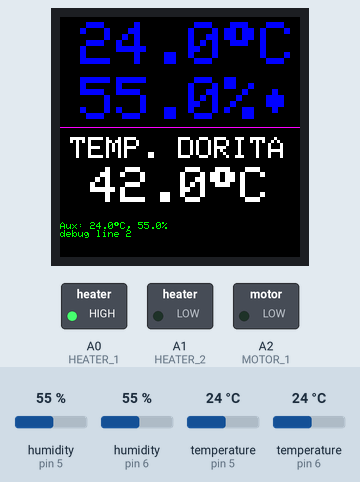
Recording of a sketch running on a simulated Arduino Uno, built with avr-gcc and run on an emulated ATmega328P. Parts: 240×240 colour display, switched loads named in the sketch (green lamp = pin HIGH). Inputs (shaded band) come from the test bench; at power-on: temperature (sensors on pin 5, pin 6) 24 °C, humidity (sensors on pin 6, pin 5) 55 %. Pins used as bus, display or sensor lines are not drawn.

Above: at 1.4 s.
1.5 s: temperature (sensor on pin 5) set to 41.2 °C
At 4.3 s:
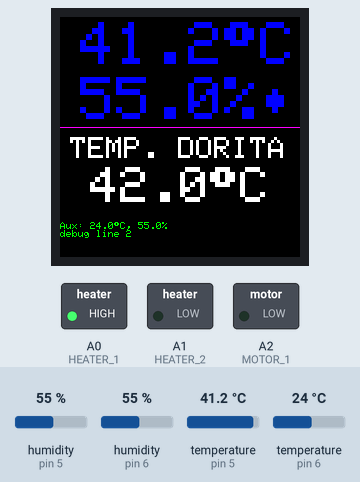
5.4 s: temperature (sensor on pin 5) set to 42.8 °C
At 7.5 s:
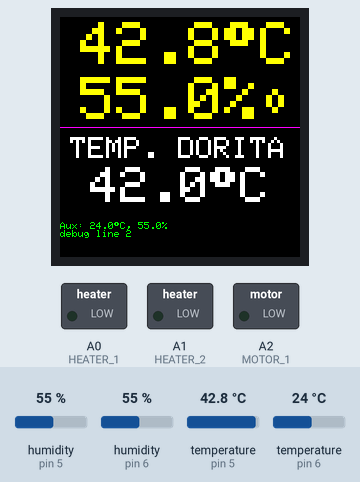
11.2 s: temperature (sensor on pin 5) set to 12 °C
At 13.6 s:
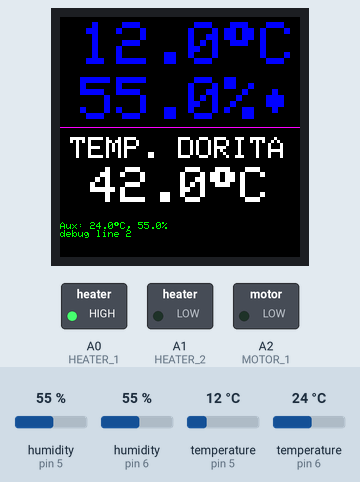
15.1 s: humidity (sensor on pin 6) set to 22 %
19.0 s: temperature (sensor on pin 6) set to 12 °C
At 23.4 s:
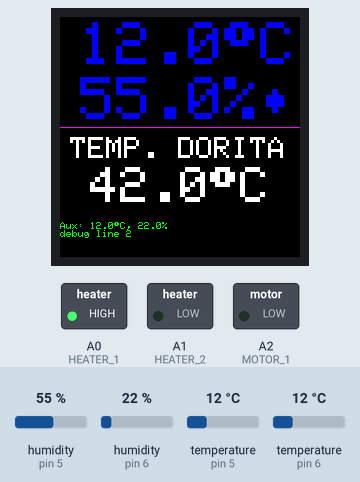
23.7 s: humidity (sensor on pin 5) set to 22 %
At 25.1 s:
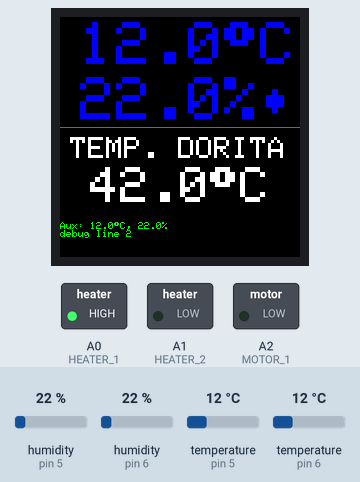
Timing chart, 0 to 26.7 s (numbered marks = the images above; inputs shaded):
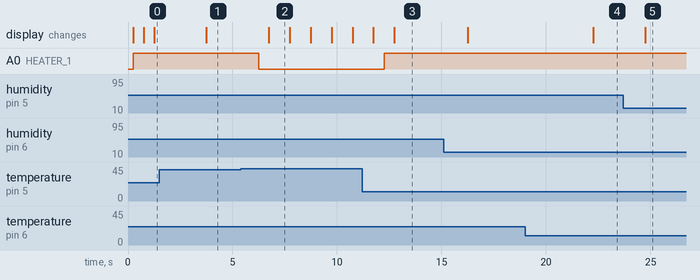

The sketch:

incubator.ino
```cpp
// general libraries
#include <SPI.h>


//display
#include <Adafruit_GFX.h>    // Core graphics library
#include <Adafruit_ST7789.h> // Hardware-specific library for ST7789
#define TFT_CS        -1
#define TFT_RST        8 // Or set to -1 and connect to Arduino RESET pin
#define TFT_DC         9
Adafruit_ST7789 tft = Adafruit_ST7789(TFT_CS, TFT_DC, TFT_RST);
#define UI_TASK_CURRENT_TEMP (500)
void uiDisplayCurrentTempCallback();
#define UI_TASK_CURRENT_HUMIDITY (500)
void uiDisplayCurrentHumidityCallback();
#define UI_TASK_CURRENT_SETPOINT (100)
void uiDisplayCurrentSetPointCallback();
#define UI_TASK_DEBUG_DATA        (1000)
void uiDisplayDebugDataCallback();


//DHT22
#include "DHT.h"
#define DHT_TYPE  DHT22
#define DHT_POWER   7
#define DHT_1_PIN   6
#define DHT_2_PIN   5
DHT dht_heater(DHT_1_PIN, DHT_TYPE);
DHT dht_env(DHT_2_PIN, DHT_TYPE);
volatile float heater_humidity;
volatile float heater_temperature;
volatile float env_humidity;
volatile float env_temperature;
volatile bool heater_loop_heartbeat = false;
#define SENSOR_TASK_TIMER (1000)
void sensorReadCallback();


// temperature control
#define HEATER_1  (A0)
#define HEATER_2  (A1)
#define TEMP_LOW_HISTEREZIS  ((float)0.0)
#define TEMP_HIGH_HISTEREZIS  ((float)0.1)
#define TEMP_COLD_LIMIT       ((float)38)
#define TEMP_WARM_LIMIT       ((float)45)
#define HEATER_MAX_TEMP  ((float)50)
#define LOW_TEMP_ALARM_LIMIT ((float)
volatile float tempSetPoint=42;
#define CONTROL_TASK_TIMER  (1000)  //it's a slow process, so no hurry
void tempControlCallback();


// motor control
#define MOTOR_1   (A2)
volatile uint16_t motorTickInterval = 60;
volatile uint16_t motorTickDuration = 2;
#define MOTOR_TASK_TIMER  (1000)  // control motor in slow intervals
void motorControlCallback();


// interface encoder button
#define BUTTON_UP     (A3)
#define BUTTON_DOWN   (A4)
#define BUTTON_ENA    (A5)
#define UI_TASK_ENCODER (100)
void uiEncoderCallback();


// user interface globals
volatile boolean uiHeaterEnabled=false;
volatile boolean uiHeaterBlink=false;
volatile boolean uiHeaterOverTemp=false;
volatile boolean uiHeaterUnderTemp=false;
volatile boolean uiHeaterError = false;
//#define HEATER_DEBUG


// task manager
#include <TaskScheduler.h>
Scheduler runner;
// display related tasks
Task uiCurrentTempTask(UI_TASK_CURRENT_TEMP, TASK_FOREVER, &uiDisplayCurrentTempCallback, &runner, true);  //user interface handling task
Task uiCurrentHumidityTask(UI_TASK_CURRENT_HUMIDITY, TASK_FOREVER, &uiDisplayCurrentHumidityCallback, &runner, true);  //user interface handling task
Task uiCurrentSetPointTask(UI_TASK_CURRENT_SETPOINT, TASK_FOREVER, &uiDisplayCurrentSetPointCallback, &runner, true);  //user interface handling task
Task uiDisplayDebugTask(UI_TASK_DEBUG_DATA, TASK_FOREVER, &uiDisplayDebugDataCallback, &runner, true);  //user interface handling task
// hardware interface related tasks
Task sensorTask(SENSOR_TASK_TIMER, TASK_FOREVER, &sensorReadCallback, &runner, true); // read sensors
Task controlTask(CONTROL_TASK_TIMER, TASK_FOREVER, &tempControlCallback, &runner, true); // control heaters and alarms
Task motorTask(MOTOR_TASK_TIMER, TASK_FOREVER, &motorControlCallback, &runner, true); // control egg movement motor


//************************* CODE STARTS HERE *********************
void setup() {
  // put your setup code here, to run once:
  Serial.begin(9600);

  // configure heater and motor pins
  pinMode(HEATER_1, OUTPUT);
  pinMode(HEATER_2, OUTPUT);
  pinMode(MOTOR_1, OUTPUT);
  digitalWrite(HEATER_1,LOW);
  digitalWrite(HEATER_2,LOW);
  digitalWrite(MOTOR_1,LOW);

  // configure DHT pins and power both sensors
  pinMode(DHT_POWER,OUTPUT);
  digitalWrite(DHT_POWER,HIGH);
  dht_heater.begin();
  dht_env.begin();

  // configure encode button
  pinMode(BUTTON_UP,INPUT_PULLUP);
  pinMode(BUTTON_DOWN,INPUT_PULLUP);
  pinMode(BUTTON_ENA,INPUT_PULLUP);


  // start the display
  // tft.setSPISpeed(1000);
  tft.init(240, 240,SPI_MODE2);
  tft.setRotation(2);
  tft.fillScreen(ST77XX_BLACK);
  tft.drawLine(0, 110, 239, 110, ST77XX_MAGENTA);


  // start task sched.
  runner.startNow();
}


void loop() {
  // task sched
  runner.execute();
}

//update sensor data
void sensorReadCallback() {
  heater_temperature = dht_heater.readTemperature();
  heater_humidity = dht_heater.readHumidity();
  env_humidity = dht_env.readHumidity();
  env_temperature = dht_env.readTemperature();
}


// control heater elements
void tempControlCallback() {
  // in case of error freeze everything and start buzzer
  uiHeaterError = false;
  heater_loop_heartbeat = (heater_loop_heartbeat)? false:true;
  if(isnan(env_temperature)) { // unable to work if env. temperature is faulty
    uiHeaterError=true;
  } else {
    if (!isnan(heater_temperature) && (HEATER_MAX_TEMP <= heater_temperature)) { // stop heater if heater_temperature > 50 and if tere's an usable heater temperature sensor
      digitalWrite(HEATER_1,LOW);
    } else {
      // start heater if temp < (TSET-HISTEREZIS)
      if( env_temperature < (tempSetPoint-TEMP_LOW_HISTEREZIS)) {
        digitalWrite(HEATER_1,HIGH);
      }
      // stop heater if temp > (TSET+HISTEREZIS)
      if(env_temperature > (tempSetPoint+TEMP_HIGH_HISTEREZIS)) {
        digitalWrite(HEATER_1,LOW);
      }

      uiHeaterOverTemp = (env_temperature > (tempSetPoint+TEMP_HIGH_HISTEREZIS));
      uiHeaterUnderTemp = (env_temperature < (tempSetPoint-TEMP_LOW_HISTEREZIS));
    }
  }

  // handle error cases
  if(true==uiHeaterError) {
    digitalWrite(HEATER_1,LOW);
  }
  uiHeaterEnabled = digitalRead(HEATER_1)?true:false;

#ifdef HEATER_DEBUG
  Serial.print("Temp:");
  Serial.print(env_temperature,1);
  Serial.print(",Heater:");
  Serial.print(uiHeaterEnabled);
  Serial.print(",Humidity:");
  Serial.println(env_humidity,1);
#endif
}

void motorControlCallback() {
  // empty for now
}

void uiDisplayCallback() {
  //displayMeasuredData();
  //displayInterfaceData();
  //displayDebugData();
}

void uiDisplayCurrentTempCallback() {
  uint16_t textColor;
  uint16_t textBackGround;
  textBackGround= ST77XX_BLACK;
  if(uiHeaterError) {
    textColor = ST77XX_RED;
  } else {
    if (uiHeaterOverTemp) {
      textColor = ST77XX_YELLOW;
    } else if (uiHeaterUnderTemp) {
      textColor = ST77XX_BLUE;
    } else {
      textColor = ST77XX_GREEN;
    }
  }

  tft.setCursor(20, 5);
  tft.setTextColor(textColor, textBackGround);
  tft.setTextSize(6);
  if(isnan(env_temperature)) {
    tft.print("--.-");
  } else {
    tft.print(env_temperature,1);
  }
  tft.print(char(0xF7));
  tft.println("C");
}


void uiDisplayCurrentHumidityCallback() {
  uint16_t textColor;
  uint16_t textBackGround;
  textBackGround= ST77XX_BLACK;
  if(uiHeaterError) {
    textColor = ST77XX_RED;
  } else {
    if (uiHeaterOverTemp) {
      textColor = ST77XX_YELLOW;
    } else if (uiHeaterUnderTemp) {
      textColor = ST77XX_BLUE;
    } else {
      textColor = ST77XX_GREEN;
    }
  }
  // display humidity
  tft.setCursor(20, 60);
  if(isnan(env_humidity)) {
    tft.print("--.-");
  } else {
    tft.print(env_humidity,1);
  }
  tft.print("%");
  if(uiHeaterEnabled) {
    tft.println(char(0x07));
  } else {
    if(heater_loop_heartbeat) {
      tft.println(char(0x09));
    } else {
      tft.println(" ");
    }
  }
}

void uiDisplayCurrentSetPointCallback() {
  // and now display the set temperature
  tft.setCursor(10, 120);
  tft.setTextColor(ST77XX_WHITE, ST77XX_BLACK);
  tft.setTextSize(3);
  tft.print("TEMP. DORITA ");
  tft.setCursor(0, 150);
  tft.setTextSize(5);
  tft.print(" ");
  tft.print(tempSetPoint,1);
  tft.print(char(0xF7));
  tft.println("C ");
}

void uiDisplayDebugDataCallback() {
  // display some debug data
  tft.setCursor(0, 205);
  tft.setTextColor(ST77XX_GREEN, ST77XX_BLACK);
  tft.setTextSize(1);
  tft.print("Aux: ");
  if(isnan(heater_temperature)) {
    tft.print("--.-");
  } else {
    tft.print(heater_temperature,1);
  }
  tft.print(char(0xF7));
  tft.print("C, ");
  if(isnan(heater_humidity)) {
    tft.print("--.-");
  } else {
    tft.print(heater_humidity,1);
  }
  tft.print("%  ");
  tft.println("");
  tft.println("debug line 2");
}
```

Measured:
- the behaviour switches between 42 and 42.1 °C on temperature (sensor on pin 5) (found by bisection; images 1 and 2)
- after the input at 1.5 s, the display: changes after 2.2 s (image 1)
- after the input at 5.4 s, A0 (HEATER_1): HIGH → LOW after 0.87 s; the display: changes after 1.3 s (image 2)
- after the input at 11.2 s, A0 (HEATER_1): LOW → HIGH after 1.1 s; the display: first differs from a run without the input after 1.5 s (image 3)
- after the input at 19.0 s, the display: changes after 3.3 s (image 4)
- after the input at 23.7 s, the display: changes after 1.0 s (image 5)
- what the display in image 2 shows lasts 1.0 s, from 6.7 s to 7.7 s
